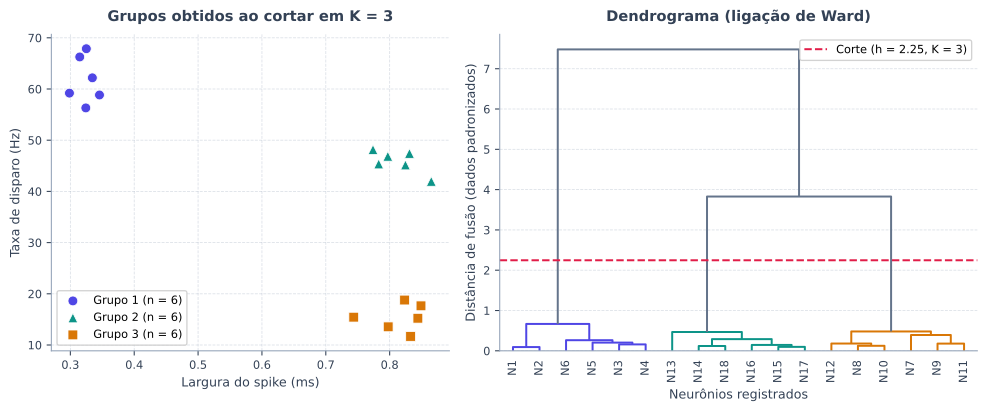

Recreate this plot in Python.
from pathlib import Path

import matplotlib.pyplot as plt
import numpy as np
from scipy.cluster.hierarchy import dendrogram, fcluster, linkage, set_link_color_palette
from sklearn.preprocessing import StandardScaler


def main() -> None:
    plt.rcParams["svg.fonttype"] = "none"

    rng = np.random.default_rng(0)
    n_por_grupo = 6

    # Três perfis eletrofisiológicos sintéticos: (largura do spike em ms, taxa em Hz)
    larg_a = rng.normal(0.32, 0.04, n_por_grupo)
    taxa_a = rng.normal(62.0, 4.5, n_por_grupo)

    larg_b = rng.normal(0.86, 0.05, n_por_grupo)
    taxa_b = rng.normal(14.0, 3.5, n_por_grupo)

    larg_c = rng.normal(0.82, 0.05, n_por_grupo)
    taxa_c = rng.normal(46.0, 4.0, n_por_grupo)

    X = np.column_stack([
        np.concatenate([larg_a, larg_b, larg_c]),
        np.concatenate([taxa_a, taxa_b, taxa_c]),
    ])
    rotulos_neuronios = [f"N{i + 1}" for i in range(len(X))]

    X_esc = StandardScaler().fit_transform(X)
    Z = linkage(X_esc, method="ward")
    corte = 0.5 * (Z[-3, 2] + Z[-2, 2])
    grupos = fcluster(Z, t=3, criterion="maxclust")

    cor_texto = "#334155"
    cor_grade = "#94A3B8"
    paleta = ["#4F46E5", "#0D9488", "#D97706"]
    marcadores = ["o", "^", "s"]

    fig, (ax_esp, ax_den) = plt.subplots(
        1, 2, figsize=(10.4, 4.4), gridspec_kw={"width_ratios": [1.0, 1.2]}
    )
    fig.patch.set_alpha(0.0)

    # Painel esquerdo: espaço de características após o corte em K = 3
    for idx, g in enumerate(sorted(np.unique(grupos))):
        mask = grupos == g
        ax_esp.scatter(
            X[mask, 0],
            X[mask, 1],
            color=paleta[idx % len(paleta)],
            marker=marcadores[idx % len(marcadores)],
            edgecolor="#FFFFFF",
            linewidth=0.6,
            s=54,
            label=f"Grupo {idx + 1} (n = {mask.sum()})",
            zorder=3,
        )

    ax_esp.set_title(
        "Grupos obtidos ao cortar em K = 3",
        fontsize=11,
        fontweight="bold",
        color=cor_texto,
        pad=10,
    )
    ax_esp.set_xlabel("Largura do spike (ms)", fontsize=9.5, color=cor_texto)
    ax_esp.set_ylabel("Taxa de disparo (Hz)", fontsize=9.5, color=cor_texto)
    ax_esp.legend(loc="lower left", frameon=True, framealpha=0.88, fontsize=8.5)
    ax_esp.patch.set_alpha(0.0)
    ax_esp.grid(True, linestyle="--", linewidth=0.6, alpha=0.35, color=cor_grade)
    ax_esp.spines["top"].set_visible(False)
    ax_esp.spines["right"].set_visible(False)
    ax_esp.spines["left"].set_color(cor_grade)
    ax_esp.spines["bottom"].set_color(cor_grade)
    ax_esp.tick_params(colors=cor_texto, labelsize=8.5)

    # Painel direito: dendrograma de Ward sobre dados padronizados
    set_link_color_palette(paleta)
    dendrogram(
        Z,
        labels=rotulos_neuronios,
        ax=ax_den,
        color_threshold=corte,
        above_threshold_color="#64748B",
        leaf_rotation=90,
        leaf_font_size=8.0,
    )
    set_link_color_palette(None)
    ax_den.axhline(
        corte,
        color="#E11D48",
        linestyle="--",
        linewidth=1.5,
        label=f"Corte (h = {corte:.2f}, K = 3)",
    )
    ax_den.set_title(
        "Dendrograma (ligação de Ward)",
        fontsize=11,
        fontweight="bold",
        color=cor_texto,
        pad=10,
    )
    ax_den.set_xlabel("Neurônios registrados", fontsize=9.5, color=cor_texto)
    ax_den.set_ylabel("Distância de fusão (dados padronizados)", fontsize=9.5, color=cor_texto)
    ax_den.legend(loc="upper right", frameon=True, framealpha=0.88, fontsize=8.5)
    ax_den.patch.set_alpha(0.0)
    ax_den.grid(True, axis="y", linestyle="--", linewidth=0.6, alpha=0.35, color=cor_grade)
    ax_den.spines["top"].set_visible(False)
    ax_den.spines["right"].set_visible(False)
    ax_den.spines["left"].set_color(cor_grade)
    ax_den.spines["bottom"].set_color(cor_grade)
    ax_den.tick_params(colors=cor_texto, labelsize=8.5)

    fig.tight_layout()
    destino = Path(__file__).resolve().parent / "t09-dendrograma.svg"
    fig.savefig(destino, format="svg", transparent=True, bbox_inches="tight")
    plt.close(fig)


if __name__ == "__main__":
    main()
